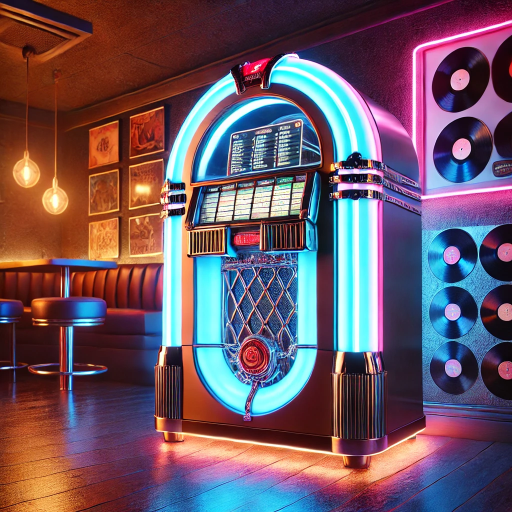
#> input picture docs/screenshots/jukebox.png, 1024 x 1024 px (shown at 1/2 size)
$ python build_jukebox_promo.py
#> lines starting #> are read from the running program, lines starting #| are printed output that depends on the picture
"""Build a 25-second 1080p Livia's Jukebox promo for YouTube.

Requires imageio-ffmpeg (bundled ffmpeg):

    .venv\\Scripts\\python.exe -m pip install imageio-ffmpeg
    .venv\\Scripts\\python.exe docs/promo/build_jukebox_promo.py

Writes docs/promo/jukebox-25s.mp4
"""

from __future__ import annotations

import math
import struct
import subprocess
import wave
from pathlib import Path

from PIL import Image, ImageDraw, ImageEnhance, ImageFont

ROOT = Path(__file__).resolve().parents[2]
PHOTO = ROOT / "docs" / "screenshots" / "jukebox.png"
OUT_DIR = Path(__file__).resolve().parent
OUT_MP4 = OUT_DIR / "jukebox-25s.mp4"
OUT_WAV = OUT_DIR / "jukebox-25s.wav"

W, H = 1920, 1080
FPS = 30
DURATION = 25.0

ORANGE = (255, 87, 51)
BLUE = (101, 172, 247)
BLUE_DEEP = (9, 88, 141)
WHITE = (248, 250, 252)
MUTED = (203, 213, 225)
INK = (18, 11, 22)

FONT_DISPLAY = Path(r"C:\Windows\Fonts\impact.ttf")
FONT_BOLD = Path(r"C:\Windows\Fonts\segoeuib.ttf")
FONT_REG = Path(r"C:\Windows\Fonts\segoeui.ttf")

SONGS = (
    ("Night Drive", False),
    ("Side Street", True),
    ("Late Window", False),
    ("Paper Lantern", False),
    ("Warm Static", False),
    ("Last Call", False),
)


def font(path: Path, size: int) -> ImageFont.FreeTypeFont:
    return ImageFont.truetype(str(path), size)


def smooth(t: float) -> float:
    t = max(0.0, min(1.0, t))
    return t * t * (3 - 2 * t)


def lerp(a: float, b: float, t: float) -> float:
    return a + (b - a) * t


def text_size(draw: ImageDraw.ImageDraw, text: str, face: ImageFont.FreeTypeFont) -> tuple[int, int]:
    box = draw.textbbox((0, 0), text, font=face)
    return box[2] - box[0], box[3] - box[1]


def prepare_plate() -> Image.Image:
    src = Image.open(PHOTO).convert("RGB")
#> src is the input picture: PIL image 1024x1024 RGB; mean R, G, B 109.5, 85.9, 98.7
    scale = 1.18 * max(W / src.width, H / src.height)
#> scale = 2.21
    size = (int(src.width * scale), int(src.height * scale))
#> size = (2265, 2265)
    plate = src.resize(size, Image.Resampling.LANCZOS)
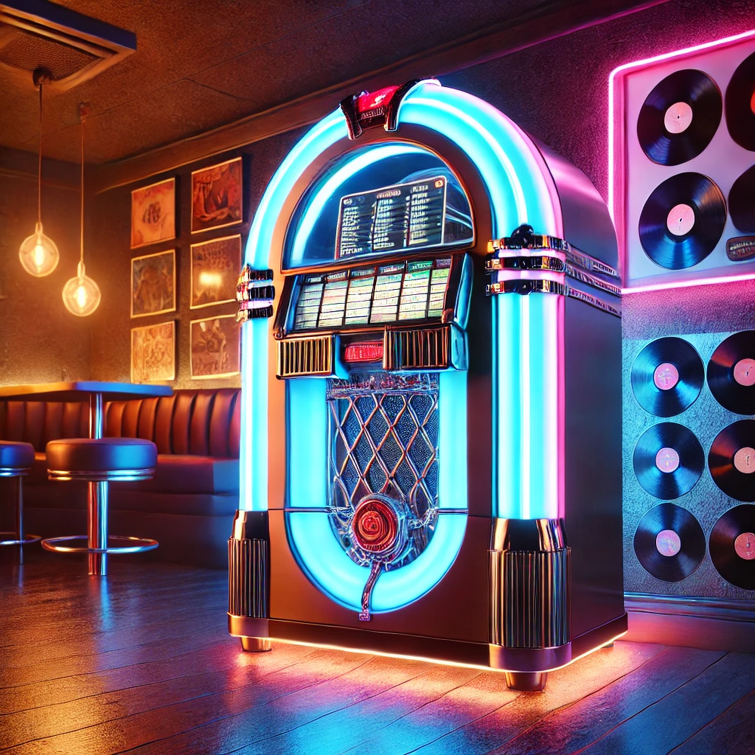
#> plate: PIL image 2265x2265 RGB (shown at 1/3 size); mean R, G, B 109.5, 85.9, 98.7
    plate = ImageEnhance.Color(plate).enhance(1.12)
    plate = ImageEnhance.Contrast(plate).enhance(1.05)
    return plate


# [25 lines left out: functions backdrop, glass_panel, not called in this run]


def draw_centered(draw: ImageDraw.ImageDraw, xy: tuple[int, int], text: str, face: ImageFont.FreeTypeFont, fill) -> None:
    tw, th = text_size(draw, text, face)
    draw.text((xy[0] - tw / 2, xy[1] - th / 2), text, font=face, fill=fill)


# [126 lines left out: functions song_grid, mode_button, overlay_title, overlay_player, overlay_drive, overlay_modes and 1 more, not called in this run]


def segments():
    return [
        (7.0, overlay_player),
        (6.0, overlay_drive),
        (6.0, overlay_modes),
        (6.0, overlay_end),
    ]


def blend(a: Image.Image, b: Image.Image, t: float) -> Image.Image:
    return Image.blend(a.convert("RGBA"), b.convert("RGBA"), smooth(t))


def compose(plate: Image.Image, index: int, total: int, overlay: Image.Image) -> Image.Image:
    frame = backdrop(plate, index / max(1, total - 1)).convert("RGBA")
    return Image.alpha_composite(frame, overlay).convert("RGB")


def write_bed(path: Path) -> None:
    """Original soft blues pulse. No third-party recording."""
    sr = 44100
    n = int(DURATION * sr)
    roots = (110.0, 110.0, 146.83, 146.83, 164.81, 164.81, 110.0, 110.0)
    frames = []
    for i in range(n):
        sec = i / sr
        beat = sec * 2.0
        root = roots[min(int(sec / 3.125), len(roots) - 1)]
        pulse = max(0.0, 1.0 - (beat % 1.0) / 0.22)
        pulse = pulse * pulse
        bass = math.sin(2 * math.pi * root * sec) * (0.22 + 0.35 * pulse)
        fifth = math.sin(2 * math.pi * root * 1.5 * sec) * 0.08
        high = math.sin(2 * math.pi * root * 4 * sec) * 0.05 * pulse
        master = 0.55
        if sec < 0.08:
            master *= smooth(sec / 0.08)
        if sec > DURATION - 0.9:
            master *= smooth((DURATION - sec) / 0.9)
        sample = max(-1.0, min(1.0, (bass + fifth + high) * master))
        frames.append(struct.pack("<h", int(sample * 32767)))
    with wave.open(str(path), "w") as wf:
        wf.setnchannels(1)
        wf.setsampwidth(2)
        wf.setframerate(sr)
        wf.writeframes(b"".join(frames))


def encode(frames_iter, total: int) -> None:
    import imageio_ffmpeg

    ffmpeg = imageio_ffmpeg.get_ffmpeg_exe()
    cmd = [
        ffmpeg, "-y",
        "-f", "rawvideo", "-pix_fmt", "rgb24", "-s", f"{W}x{H}", "-r", str(FPS), "-i", "pipe:0",
        "-i", str(OUT_WAV),
        "-c:v", "libx264", "-pix_fmt", "yuv420p", "-crf", "18", "-preset", "medium",
        "-c:a", "aac", "-b:a", "160k",
        "-movflags", "+faststart",
        "-shortest",
        str(OUT_MP4),
    ]
    proc = subprocess.Popen(cmd, stdin=subprocess.PIPE, stdout=subprocess.DEVNULL, stderr=subprocess.PIPE)
    assert proc.stdin is not None
    for i, frame in enumerate(frames_iter, start=1):
        proc.stdin.write(frame.tobytes())
        if i % 60 == 0 or i == total:
            print(f"  {i}/{total} frames", flush=True)
    proc.stdin.close()
    err = proc.stderr.read().decode("utf-8", errors="replace") if proc.stderr else ""
    code = proc.wait()
    if code != 0:
        raise SystemExit(err[-2000:])


def main() -> None:
    plate = prepare_plate()
    parts = segments()
    lengths = [int(round(sec * FPS)) for sec, _ in parts]
    if sum(lengths) != int(DURATION * FPS):
        lengths[-1] += int(DURATION * FPS) - sum(lengths)
    starts = []
    cursor = 0
    for length in lengths:
        starts.append(cursor)
        cursor += length
    total = cursor
    fade = 12

    # [11 lines left out: function frame_at, not called in this run]

    print("Writing audio bed...")
    write_bed(OUT_WAV)
    print(f"Encoding {total} frames to {OUT_MP4.name}...")
    encode((frame_at(i) for i in range(total)), total)
#> (the call stopped at in encode, `ffmpeg = imageio_ffmpeg.get_ffmpeg_exe()`: imageio_ffmpeg is not available in this run)
    OUT_WAV.unlink(missing_ok=True)
    print(f"Wrote {OUT_MP4}")


if __name__ == "__main__":
    main()
